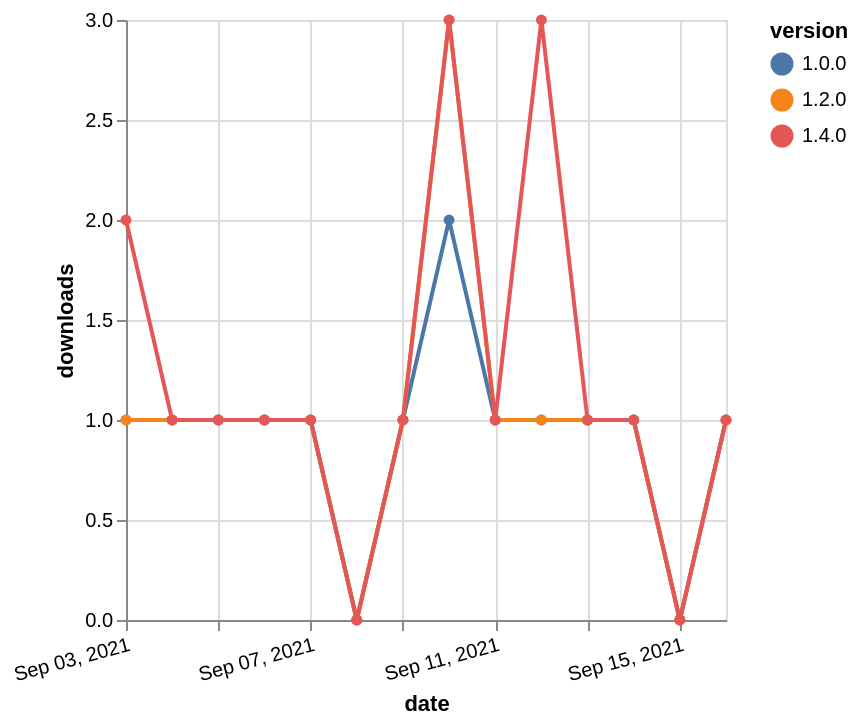

Describe this chart as a Vega-Lite specification.
### Vega-Lite specification from a JSON file in a GitHub repository (floating-point values rounded to 4 significant figures)
{"$schema": "https://vega.github.io/schema/vega-lite/v5.json", "description": "A simple bar chart with embedded data.", "data": {"values": [{"date": "2021-09-03", "total": 171, "delta": 1, "version": "1.0.0"}, {"date": "2021-09-04", "total": 172, "delta": 1, "version": "1.0.0"}, {"date": "2021-09-05", "total": 173, "delta": 1, "version": "1.0.0"}, {"date": "2021-09-06", "total": 174, "delta": 1, "version": "1.0.0"}, {"date": "2021-09-07", "total": 175, "delta": 1, "version": "1.0.0"}, {"date": "2021-09-08", "total": 175, "delta": 0, "version": "1.0.0"}, {"date": "2021-09-09", "total": 176, "delta": 1, "version": "1.0.0"}, {"date": "2021-09-10", "total": 178, "delta": 2, "version": "1.0.0"}, {"date": "2021-09-11", "total": 179, "delta": 1, "version": "1.0.0"}, {"date": "2021-09-12", "total": 180, "delta": 1, "version": "1.0.0"}, {"date": "2021-09-13", "total": 181, "delta": 1, "version": "1.0.0"}, {"date": "2021-09-14", "total": 182, "delta": 1, "version": "1.0.0"}, {"date": "2021-09-15", "total": 182, "delta": 0, "version": "1.0.0"}, {"date": "2021-09-16", "total": 183, "delta": 1, "version": "1.0.0"}, {"date": "2021-09-03", "total": 194, "delta": 1, "version": "1.2.0"}, {"date": "2021-09-04", "total": 195, "delta": 1, "version": "1.2.0"}, {"date": "2021-09-05", "total": 196, "delta": 1, "version": "1.2.0"}, {"date": "2021-09-06", "total": 197, "delta": 1, "version": "1.2.0"}, {"date": "2021-09-07", "total": 198, "delta": 1, "version": "1.2.0"}, {"date": "2021-09-08", "total": 198, "delta": 0, "version": "1.2.0"}, {"date": "2021-09-09", "total": 199, "delta": 1, "version": "1.2.0"}, {"date": "2021-09-10", "total": 202, "delta": 3, "version": "1.2.0"}, {"date": "2021-09-11", "total": 203, "delta": 1, "version": "1.2.0"}, {"date": "2021-09-12", "total": 204, "delta": 1, "version": "1.2.0"}, {"date": "2021-09-13", "total": 205, "delta": 1, "version": "1.2.0"}, {"date": "2021-09-14", "total": 206, "delta": 1, "version": "1.2.0"}, {"date": "2021-09-15", "total": 206, "delta": 0, "version": "1.2.0"}, {"date": "2021-09-16", "total": 207, "delta": 1, "version": "1.2.0"}, {"date": "2021-09-03", "total": 129, "delta": 2, "version": "1.4.0"}, {"date": "2021-09-04", "total": 130, "delta": 1, "version": "1.4.0"}, {"date": "2021-09-05", "total": 131, "delta": 1, "version": "1.4.0"}, {"date": "2021-09-06", "total": 132, "delta": 1, "version": "1.4.0"}, {"date": "2021-09-07", "total": 133, "delta": 1, "version": "1.4.0"}, {"date": "2021-09-08", "total": 133, "delta": 0, "version": "1.4.0"}, {"date": "2021-09-09", "total": 134, "delta": 1, "version": "1.4.0"}, {"date": "2021-09-10", "total": 137, "delta": 3, "version": "1.4.0"}, {"date": "2021-09-11", "total": 138, "delta": 1, "version": "1.4.0"}, {"date": "2021-09-12", "total": 141, "delta": 3, "version": "1.4.0"}, {"date": "2021-09-13", "total": 142, "delta": 1, "version": "1.4.0"}, {"date": "2021-09-14", "total": 143, "delta": 1, "version": "1.4.0"}, {"date": "2021-09-15", "total": 143, "delta": 0, "version": "1.4.0"}, {"date": "2021-09-16", "total": 144, "delta": 1, "version": "1.4.0"}]}, "width": "container", "mark": {"type": "line", "point": {"filled": true}}, "encoding": {"x": {"field": "date", "type": "temporal", "timeUnit": "yearmonthdate", "title": "date", "axis": {"labelAngle": -15}}, "y": {"field": "delta", "type": "quantitative", "title": "downloads"}, "color": {"field": "version", "type": "nominal"}, "tooltip": {"field": "delta"}}}
